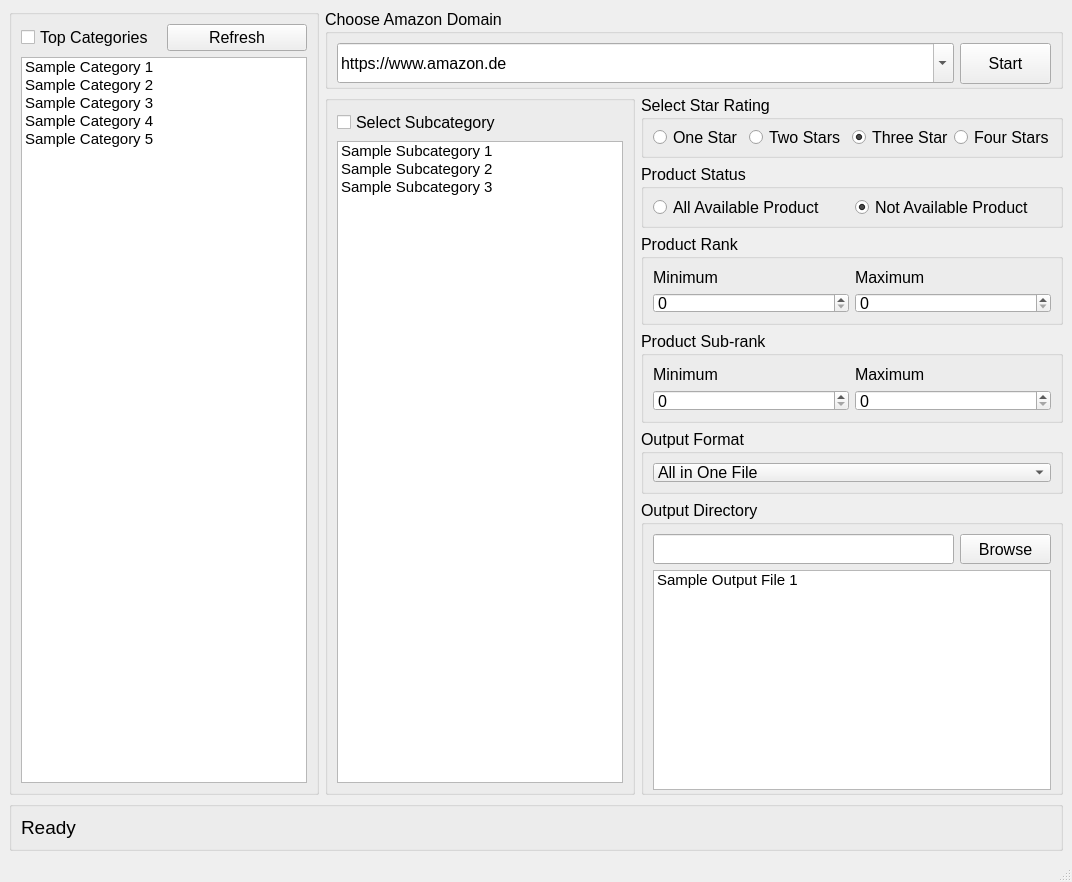
<?xml version="1.0" encoding="UTF-8"?>
<ui version="4.0">
 <class>MainWindow</class>
 <widget class="QMainWindow" name="MainWindow">
  <property name="geometry">
   <rect>
    <x>0</x>
    <y>0</y>
    <width>1072</width>
    <height>865</height>
   </rect>
  </property>
  <property name="windowTitle">
   <string>Keetext</string>
  </property>
  <widget class="QWidget" name="centralwidget">
   <layout class="QGridLayout" name="gridLayout_6">
    <item row="5" column="2">
     <widget class="QGroupBox" name="outputFormatGroupBox">
      <property name="sizePolicy">
       <sizepolicy hsizetype="Minimum" vsizetype="Minimum">
        <horstretch>0</horstretch>
        <verstretch>0</verstretch>
       </sizepolicy>
      </property>
      <property name="minimumSize">
       <size>
        <width>422</width>
        <height>64</height>
       </size>
      </property>
      <property name="font">
       <font>
        <pointsize>12</pointsize>
       </font>
      </property>
      <property name="title">
       <string>Output Format</string>
      </property>
      <property name="checkable">
       <bool>false</bool>
      </property>
      <layout class="QGridLayout" name="gridLayout_9">
       <item row="0" column="0">
        <widget class="QComboBox" name="outputComboBox">
         <property name="editable">
          <bool>false</bool>
         </property>
         <item>
          <property name="text">
           <string>All in One File</string>
          </property>
         </item>
         <item>
          <property name="text">
           <string>Based on Category</string>
          </property>
         </item>
         <item>
          <property name="text">
           <string>Based on Subcategory</string>
          </property>
         </item>
        </widget>
       </item>
      </layout>
     </widget>
    </item>
    <item row="0" column="1" colspan="2">
     <widget class="QGroupBox" name="chooseDomainGroupBox">
      <property name="sizePolicy">
       <sizepolicy hsizetype="Minimum" vsizetype="Minimum">
        <horstretch>0</horstretch>
        <verstretch>0</verstretch>
       </sizepolicy>
      </property>
      <property name="minimumSize">
       <size>
        <width>738</width>
        <height>80</height>
       </size>
      </property>
      <property name="maximumSize">
       <size>
        <width>16777215</width>
        <height>16777215</height>
       </size>
      </property>
      <property name="font">
       <font>
        <pointsize>12</pointsize>
       </font>
      </property>
      <property name="title">
       <string>Choose Amazon Domain</string>
      </property>
      <layout class="QGridLayout" name="gridLayout">
       <item row="0" column="1">
        <widget class="QPushButton" name="connectButton">
         <property name="minimumSize">
          <size>
           <width>91</width>
           <height>41</height>
          </size>
         </property>
         <property name="autoFillBackground">
          <bool>false</bool>
         </property>
         <property name="styleSheet">
          <string notr="true"/>
         </property>
         <property name="text">
          <string>Start</string>
         </property>
         <property name="iconSize">
          <size>
           <width>16</width>
           <height>16</height>
          </size>
         </property>
         <property name="autoDefault">
          <bool>false</bool>
         </property>
        </widget>
       </item>
       <item row="0" column="0">
        <widget class="QComboBox" name="urlComboBox">
         <property name="sizePolicy">
          <sizepolicy hsizetype="Expanding" vsizetype="Fixed">
           <horstretch>0</horstretch>
           <verstretch>0</verstretch>
          </sizepolicy>
         </property>
         <property name="minimumSize">
          <size>
           <width>441</width>
           <height>40</height>
          </size>
         </property>
         <property name="toolTip">
          <string>the feature for changing various Amazon Domains is Coming Soon!</string>
         </property>
         <property name="editable">
          <bool>true</bool>
         </property>
         <property name="sizeAdjustPolicy">
          <enum>QComboBox::AdjustToContentsOnFirstShow</enum>
         </property>
         <item>
          <property name="text">
           <string>https://www.amazon.de</string>
          </property>
         </item>
         <item>
          <property name="text">
           <string>https://www.amazon.com</string>
          </property>
         </item>
        </widget>
       </item>
      </layout>
     </widget>
    </item>
    <item row="3" column="2">
     <widget class="QGroupBox" name="productRankGroupBox">
      <property name="sizePolicy">
       <sizepolicy hsizetype="Minimum" vsizetype="Minimum">
        <horstretch>0</horstretch>
        <verstretch>0</verstretch>
       </sizepolicy>
      </property>
      <property name="minimumSize">
       <size>
        <width>422</width>
        <height>80</height>
       </size>
      </property>
      <property name="font">
       <font>
        <pointsize>12</pointsize>
       </font>
      </property>
      <property name="title">
       <string>Product Rank</string>
      </property>
      <layout class="QGridLayout" name="gridLayout_7">
       <item row="0" column="0">
        <widget class="QLabel" name="minimumRankLabel">
         <property name="text">
          <string>Minimum</string>
         </property>
        </widget>
       </item>
       <item row="1" column="0">
        <widget class="QSpinBox" name="minimumRankSpinBox">
         <property name="minimum">
          <number>0</number>
         </property>
         <property name="maximum">
          <number>1000000000</number>
         </property>
        </widget>
       </item>
       <item row="1" column="1">
        <widget class="QSpinBox" name="maximumRankSpinBox">
         <property name="minimum">
          <number>0</number>
         </property>
         <property name="maximum">
          <number>1000000000</number>
         </property>
        </widget>
       </item>
       <item row="0" column="1">
        <widget class="QLabel" name="maximumRankLabel">
         <property name="text">
          <string>Maximum</string>
         </property>
        </widget>
       </item>
      </layout>
     </widget>
    </item>
    <item row="4" column="2">
     <widget class="QGroupBox" name="productSubrankGroupBox">
      <property name="sizePolicy">
       <sizepolicy hsizetype="Minimum" vsizetype="Minimum">
        <horstretch>0</horstretch>
        <verstretch>0</verstretch>
       </sizepolicy>
      </property>
      <property name="minimumSize">
       <size>
        <width>422</width>
        <height>89</height>
       </size>
      </property>
      <property name="font">
       <font>
        <pointsize>12</pointsize>
       </font>
      </property>
      <property name="title">
       <string>Product Sub-rank</string>
      </property>
      <layout class="QGridLayout" name="gridLayout_8">
       <item row="0" column="0">
        <widget class="QLabel" name="minimumSubrankLabel">
         <property name="text">
          <string>Minimum</string>
         </property>
        </widget>
       </item>
       <item row="1" column="0">
        <widget class="QSpinBox" name="minimumSubrankSpinBox">
         <property name="maximum">
          <number>1000000000</number>
         </property>
        </widget>
       </item>
       <item row="0" column="2">
        <widget class="QLabel" name="maximumSubrankLabel">
         <property name="text">
          <string>Maximum</string>
         </property>
        </widget>
       </item>
       <item row="1" column="2">
        <widget class="QSpinBox" name="maximumSubrankSpinBox">
         <property name="maximum">
          <number>1000000000</number>
         </property>
        </widget>
       </item>
      </layout>
     </widget>
    </item>
    <item row="1" column="1" rowspan="6">
     <widget class="QGroupBox" name="selectSubcategoryGroupBox">
      <property name="sizePolicy">
       <sizepolicy hsizetype="Minimum" vsizetype="Minimum">
        <horstretch>0</horstretch>
        <verstretch>0</verstretch>
       </sizepolicy>
      </property>
      <property name="minimumSize">
       <size>
        <width>310</width>
        <height>700</height>
       </size>
      </property>
      <property name="font">
       <font>
        <pointsize>12</pointsize>
       </font>
      </property>
      <property name="title">
       <string/>
      </property>
      <layout class="QGridLayout" name="gridLayout_11">
       <item row="0" column="0">
        <widget class="QCheckBox" name="selectAllSubcategoryCheckBox">
         <property name="text">
          <string>Select Subcategory</string>
         </property>
        </widget>
       </item>
       <item row="1" column="0">
        <widget class="QListWidget" name="selectSubcategoryListWidget">
         <property name="font">
          <font>
           <pointsize>11</pointsize>
          </font>
         </property>
         <property name="iconSize">
          <size>
           <width>24</width>
           <height>24</height>
          </size>
         </property>
         <item>
          <property name="text">
           <string>Sample Subcategory 1</string>
          </property>
          <property name="checkState">
           <enum>Unchecked</enum>
          </property>
          <property name="icon">
           <iconset resource="../../resources/base/base.qrc">
            <normaloff>:/base/backend.png</normaloff>:/base/backend.png</iconset>
          </property>
         </item>
         <item>
          <property name="text">
           <string>Sample Subcategory 2</string>
          </property>
          <property name="checkState">
           <enum>Unchecked</enum>
          </property>
          <property name="icon">
           <iconset resource="../../resources/base/base.qrc">
            <normaloff>:/base/backend.png</normaloff>:/base/backend.png</iconset>
          </property>
         </item>
         <item>
          <property name="text">
           <string>Sample Subcategory 3</string>
          </property>
          <property name="checkState">
           <enum>Unchecked</enum>
          </property>
          <property name="icon">
           <iconset resource="../../resources/base/base.qrc">
            <normaloff>:/base/backend.png</normaloff>:/base/backend.png</iconset>
          </property>
         </item>
        </widget>
       </item>
      </layout>
     </widget>
    </item>
    <item row="1" column="2">
     <widget class="QGroupBox" name="starRatingGroupBox">
      <property name="sizePolicy">
       <sizepolicy hsizetype="Minimum" vsizetype="Minimum">
        <horstretch>0</horstretch>
        <verstretch>0</verstretch>
       </sizepolicy>
      </property>
      <property name="minimumSize">
       <size>
        <width>422</width>
        <height>50</height>
       </size>
      </property>
      <property name="font">
       <font>
        <pointsize>12</pointsize>
       </font>
      </property>
      <property name="title">
       <string>Select Star Rating</string>
      </property>
      <layout class="QGridLayout" name="gridLayout_4">
       <item row="0" column="0">
        <widget class="QRadioButton" name="oneStarRadioButton">
         <property name="font">
          <font>
           <pointsize>12</pointsize>
          </font>
         </property>
         <property name="text">
          <string>One Star</string>
         </property>
        </widget>
       </item>
       <item row="0" column="4">
        <widget class="QRadioButton" name="fourStarRadioButton">
         <property name="font">
          <font>
           <pointsize>12</pointsize>
          </font>
         </property>
         <property name="text">
          <string>Four Stars</string>
         </property>
        </widget>
       </item>
       <item row="0" column="1">
        <widget class="QRadioButton" name="twoStarRadioButton">
         <property name="font">
          <font>
           <pointsize>12</pointsize>
          </font>
         </property>
         <property name="text">
          <string>Two Stars</string>
         </property>
        </widget>
       </item>
       <item row="0" column="2">
        <widget class="QRadioButton" name="threeStarRadioButton">
         <property name="font">
          <font>
           <pointsize>12</pointsize>
          </font>
         </property>
         <property name="text">
          <string>Three Stars</string>
         </property>
         <property name="checked">
          <bool>true</bool>
         </property>
        </widget>
       </item>
      </layout>
     </widget>
    </item>
    <item row="6" column="2">
     <widget class="QGroupBox" name="outputDirectoryGroupBox">
      <property name="sizePolicy">
       <sizepolicy hsizetype="Minimum" vsizetype="Minimum">
        <horstretch>0</horstretch>
        <verstretch>0</verstretch>
       </sizepolicy>
      </property>
      <property name="minimumSize">
       <size>
        <width>422</width>
        <height>295</height>
       </size>
      </property>
      <property name="font">
       <font>
        <pointsize>12</pointsize>
       </font>
      </property>
      <property name="title">
       <string>Output Directory</string>
      </property>
      <layout class="QGridLayout" name="gridLayout_10">
       <item row="1" column="0" colspan="2">
        <widget class="QListWidget" name="outputDirectoryListWidget">
         <property name="minimumSize">
          <size>
           <width>391</width>
           <height>220</height>
          </size>
         </property>
         <property name="font">
          <font>
           <pointsize>11</pointsize>
          </font>
         </property>
         <property name="iconSize">
          <size>
           <width>24</width>
           <height>24</height>
          </size>
         </property>
         <item>
          <property name="text">
           <string>Sample Output File 1</string>
          </property>
          <property name="checkState">
           <enum>Unchecked</enum>
          </property>
          <property name="icon">
           <iconset resource="../../resources/base/base.qrc">
            <normaloff>:/base/excel.png</normaloff>:/base/excel.png</iconset>
          </property>
          <property name="flags">
           <set>ItemIsSelectable|ItemIsDragEnabled|ItemIsEnabled</set>
          </property>
         </item>
        </widget>
       </item>
       <item row="0" column="0">
        <widget class="QLineEdit" name="outputDirectoryLineEdit">
         <property name="minimumSize">
          <size>
           <width>281</width>
           <height>30</height>
          </size>
         </property>
        </widget>
       </item>
       <item row="0" column="1">
        <widget class="QPushButton" name="outputDirectoryBrowseButton">
         <property name="minimumSize">
          <size>
           <width>91</width>
           <height>30</height>
          </size>
         </property>
         <property name="text">
          <string>Browse</string>
         </property>
        </widget>
       </item>
      </layout>
     </widget>
    </item>
    <item row="2" column="2">
     <widget class="QGroupBox" name="productStatusGroupBox">
      <property name="sizePolicy">
       <sizepolicy hsizetype="Minimum" vsizetype="Minimum">
        <horstretch>0</horstretch>
        <verstretch>0</verstretch>
       </sizepolicy>
      </property>
      <property name="minimumSize">
       <size>
        <width>422</width>
        <height>50</height>
       </size>
      </property>
      <property name="font">
       <font>
        <pointsize>12</pointsize>
       </font>
      </property>
      <property name="title">
       <string>Product Status</string>
      </property>
      <layout class="QGridLayout" name="gridLayout_5">
       <item row="0" column="1">
        <widget class="QRadioButton" name="notAvailableProductRadioButton">
         <property name="text">
          <string>Not Available Product</string>
         </property>
         <property name="checked">
          <bool>true</bool>
         </property>
        </widget>
       </item>
       <item row="0" column="0">
        <widget class="QRadioButton" name="availableProductRadioButton">
         <property name="text">
          <string>All Available Product</string>
         </property>
        </widget>
       </item>
      </layout>
     </widget>
    </item>
    <item row="7" column="0" colspan="3">
     <widget class="QGroupBox" name="groupBox">
      <property name="title">
       <string/>
      </property>
      <layout class="QGridLayout" name="gridLayout_2">
       <item row="0" column="0">
        <widget class="QLabel" name="programStatus">
         <property name="sizePolicy">
          <sizepolicy hsizetype="Expanding" vsizetype="Preferred">
           <horstretch>0</horstretch>
           <verstretch>0</verstretch>
          </sizepolicy>
         </property>
         <property name="font">
          <font>
           <pointsize>14</pointsize>
          </font>
         </property>
         <property name="text">
          <string>Ready</string>
         </property>
        </widget>
       </item>
      </layout>
     </widget>
    </item>
    <item row="0" column="0" rowspan="7">
     <widget class="QGroupBox" name="selectCategoryGroupBox">
      <property name="enabled">
       <bool>true</bool>
      </property>
      <property name="sizePolicy">
       <sizepolicy hsizetype="Minimum" vsizetype="Minimum">
        <horstretch>0</horstretch>
        <verstretch>0</verstretch>
       </sizepolicy>
      </property>
      <property name="minimumSize">
       <size>
        <width>310</width>
        <height>750</height>
       </size>
      </property>
      <property name="font">
       <font>
        <pointsize>12</pointsize>
       </font>
      </property>
      <property name="title">
       <string/>
      </property>
      <property name="flat">
       <bool>false</bool>
      </property>
      <property name="checkable">
       <bool>false</bool>
      </property>
      <property name="checked">
       <bool>false</bool>
      </property>
      <layout class="QGridLayout" name="gridLayout_3">
       <item row="0" column="0">
        <widget class="QCheckBox" name="selectAllCategoriesCheckBox">
         <property name="text">
          <string>Top Categories</string>
         </property>
         <property name="checked">
          <bool>false</bool>
         </property>
        </widget>
       </item>
       <item row="0" column="1">
        <widget class="QPushButton" name="categoryRefreshButton">
         <property name="text">
          <string>Refresh</string>
         </property>
        </widget>
       </item>
       <item row="1" column="0" colspan="2">
        <widget class="QListWidget" name="selectCategoryListWidget">
         <property name="minimumSize">
          <size>
           <width>0</width>
           <height>0</height>
          </size>
         </property>
         <property name="maximumSize">
          <size>
           <width>16777215</width>
           <height>16777215</height>
          </size>
         </property>
         <property name="font">
          <font>
           <pointsize>11</pointsize>
          </font>
         </property>
         <property name="toolTip">
          <string>Select the Categories of Interest</string>
         </property>
         <property name="whatsThis">
          <string/>
         </property>
         <property name="iconSize">
          <size>
           <width>24</width>
           <height>24</height>
          </size>
         </property>
         <item>
          <property name="text">
           <string>Sample Category 1</string>
          </property>
          <property name="checkState">
           <enum>Unchecked</enum>
          </property>
          <property name="icon">
           <iconset resource="../../resources/base/base.qrc">
            <normaloff>:/base/grid.png</normaloff>:/base/grid.png</iconset>
          </property>
         </item>
         <item>
          <property name="text">
           <string>Sample Category 2</string>
          </property>
          <property name="checkState">
           <enum>Unchecked</enum>
          </property>
          <property name="icon">
           <iconset resource="../../resources/base/base.qrc">
            <normaloff>:/base/grid.png</normaloff>:/base/grid.png</iconset>
          </property>
         </item>
         <item>
          <property name="text">
           <string>Sample Category 3</string>
          </property>
          <property name="checkState">
           <enum>Unchecked</enum>
          </property>
          <property name="icon">
           <iconset resource="../../resources/base/base.qrc">
            <normaloff>:/base/grid.png</normaloff>:/base/grid.png</iconset>
          </property>
         </item>
         <item>
          <property name="text">
           <string>Sample Category 4</string>
          </property>
          <property name="checkState">
           <enum>Unchecked</enum>
          </property>
          <property name="icon">
           <iconset resource="../../resources/base/base.qrc">
            <normaloff>:/base/grid.png</normaloff>:/base/grid.png</iconset>
          </property>
         </item>
         <item>
          <property name="text">
           <string>Sample Category 5</string>
          </property>
          <property name="checkState">
           <enum>Unchecked</enum>
          </property>
          <property name="icon">
           <iconset resource="../../resources/base/base.qrc">
            <normaloff>:/base/grid.png</normaloff>:/base/grid.png</iconset>
          </property>
         </item>
        </widget>
       </item>
      </layout>
     </widget>
    </item>
   </layout>
  </widget>
  <widget class="QStatusBar" name="statusbar">
   <property name="font">
    <font>
     <pointsize>10</pointsize>
    </font>
   </property>
   <property name="acceptDrops">
    <bool>false</bool>
   </property>
   <property name="sizeGripEnabled">
    <bool>true</bool>
   </property>
  </widget>
  <action name="action_Open">
   <property name="text">
    <string>&amp;Open</string>
   </property>
  </action>
  <action name="actionQuit">
   <property name="text">
    <string>Quit</string>
   </property>
  </action>
  <action name="action_About">
   <property name="text">
    <string>&amp;About</string>
   </property>
  </action>
  <action name="actionAbout_Textract">
   <property name="text">
    <string>About Textract</string>
   </property>
  </action>
  <action name="action_About_Textract">
   <property name="text">
    <string>&amp;About Textract</string>
   </property>
  </action>
  <action name="action_About_Author">
   <property name="text">
    <string>&amp;About Author</string>
   </property>
  </action>
 </widget>
 <resources>
  <include location="../../resources/base/base.qrc"/>
 </resources>
 <connections/>
</ui>
